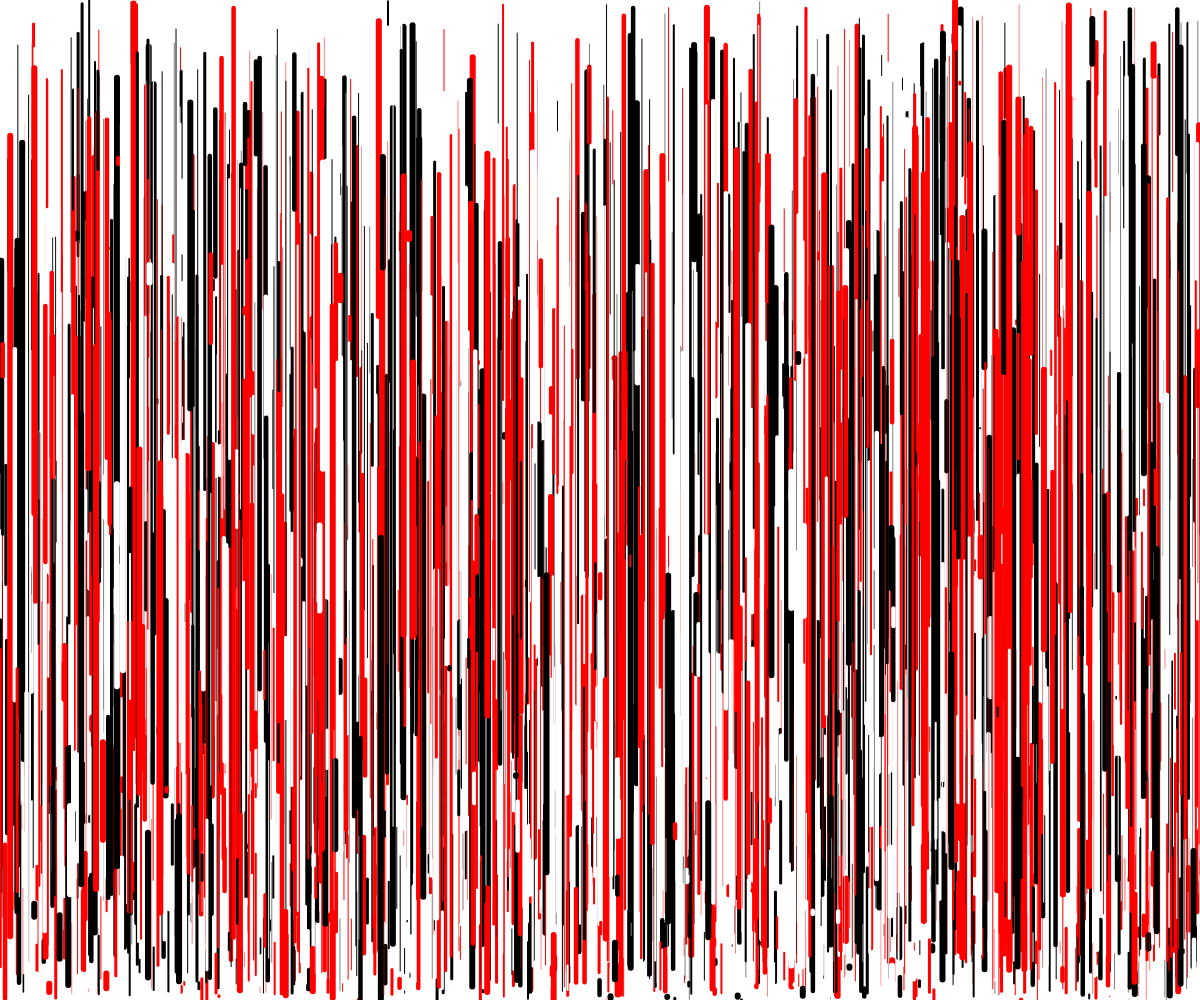
Frame 1 (no input)
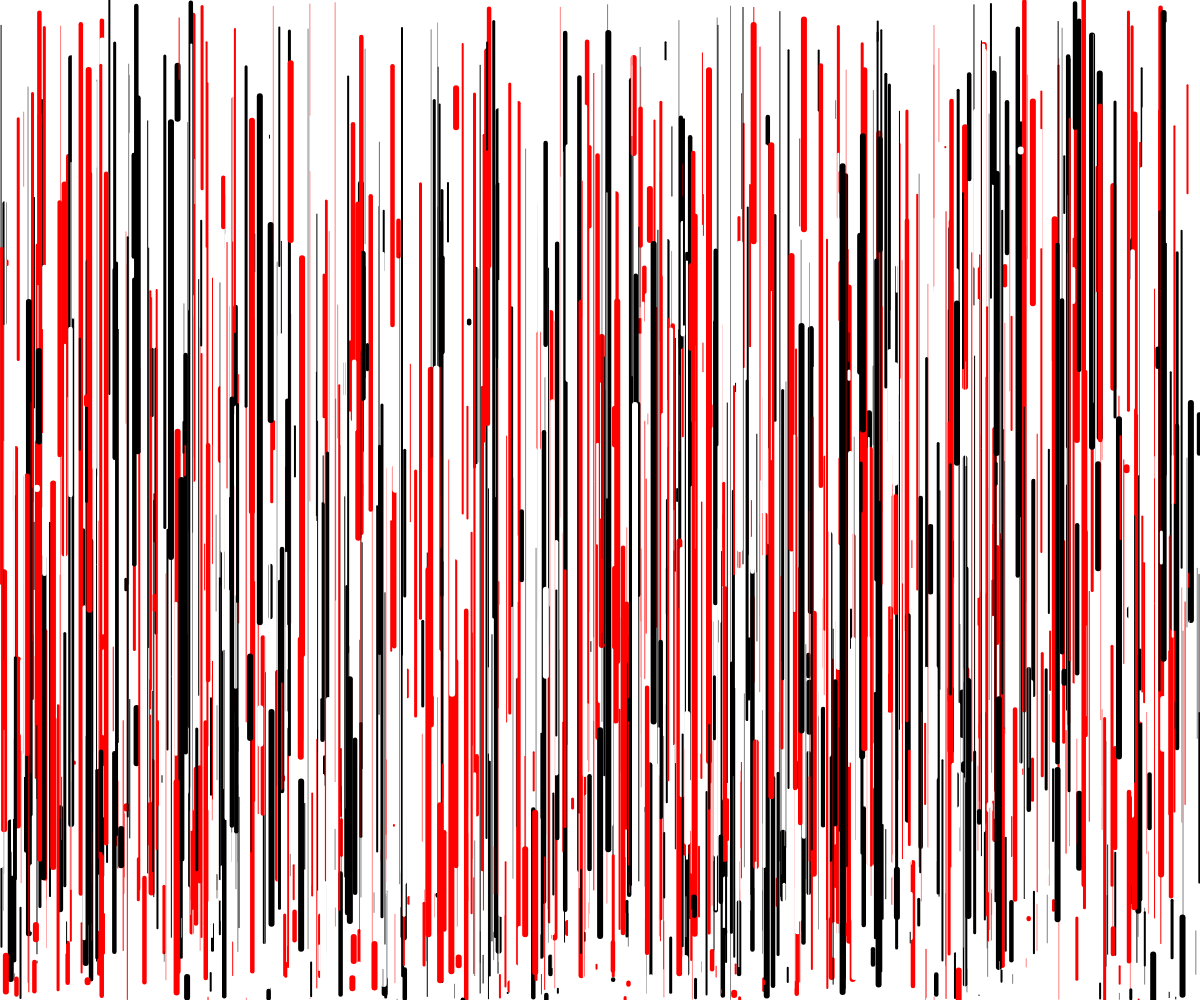
Frame 2 (the mouse pressed at the canvas centre, redrawn once)

The p5.js sketch that drew these frames (run headless with seeded random() and noise() and a simulated clock; the mouse was pressed at the canvas centre and the sketch redrawn once):

// p5.js sketch
// ── sketch.js
function setup() {
  createCanvas(windowWidth, windowHeight);
}
function windowResized() {
  resizeCanvas(windowWidth, windowHeight);
}

function draw() {
  noLoop();
  background("white");
  var couleurs = ["red", "black", "white"];
  var coureurs2 = ["white", "black"];
  var linesWidth;
  //var choiceGenuary;
  //choiceGenuary = random(["horizontal lines", 2]);

  var numLines;
  numLines = round(random(1, 1000));
  //on va diviser l'écran en sous-parties
  for (let i = 1; i < 5; i++) {
    var width = windowWidth;
    var height = windowHeight;

    for (let i = 0; i < numLines; i++) {
      linesWidth = random([0.5, 1, 2, 3, 4.5, 6]);
      strokeWeight(linesWidth);
      var couleur = random(couleurs);

      stroke(couleur);

      var positionX = random(windowWidth);
      var positionY = random(windowHeight);
      var lentgh = random(windowHeight - positionY);
      // if (couleur == 'white') {
      //   background("black")
      // }

      line(positionX, positionY, positionX, positionY + lentgh);
    }
  }
}

// ── style.css
html, body {
  margin: 0;
  padding: 0;
  overflow: hidden;
}

canvas {
  display: block;
}
